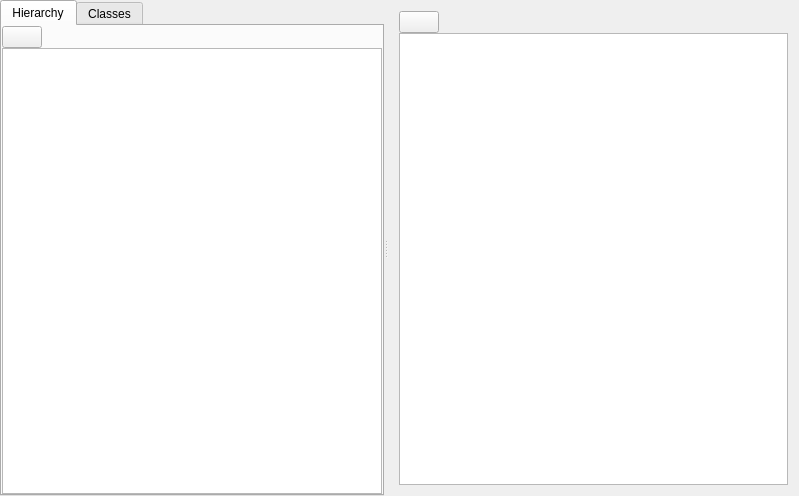
<?xml version="1.0" encoding="UTF-8"?>
<ui version="4.0">
 <class>DebugExplorerClass</class>
 <widget class="QMainWindow" name="DebugExplorerClass">
  <property name="geometry">
   <rect>
    <x>0</x>
    <y>0</y>
    <width>799</width>
    <height>496</height>
   </rect>
  </property>
  <property name="windowTitle">
   <string>DebugExplorer</string>
  </property>
  <widget class="QWidget" name="centralWidget">
   <layout class="QVBoxLayout" name="verticalLayout">
    <property name="spacing">
     <number>0</number>
    </property>
    <property name="leftMargin">
     <number>0</number>
    </property>
    <property name="topMargin">
     <number>0</number>
    </property>
    <property name="rightMargin">
     <number>0</number>
    </property>
    <property name="bottomMargin">
     <number>0</number>
    </property>
    <item>
     <widget class="QSplitter" name="splitter">
      <property name="orientation">
       <enum>Qt::Horizontal</enum>
      </property>
      <widget class="QTabWidget" name="tabWInstances">
       <property name="tabPosition">
        <enum>QTabWidget::North</enum>
       </property>
       <property name="currentIndex">
        <number>0</number>
       </property>
       <widget class="QWidget" name="tab">
        <attribute name="title">
         <string>Hierarchy</string>
        </attribute>
        <layout class="QVBoxLayout" name="verticalLayout_3">
         <property name="spacing">
          <number>0</number>
         </property>
         <property name="leftMargin">
          <number>0</number>
         </property>
         <property name="topMargin">
          <number>0</number>
         </property>
         <property name="rightMargin">
          <number>0</number>
         </property>
         <property name="bottomMargin">
          <number>0</number>
         </property>
         <item>
          <layout class="QGridLayout" name="gridLayout_3">
           <property name="spacing">
            <number>0</number>
           </property>
           <item row="0" column="0">
            <widget class="QPushButton" name="pBtnRefreshHierarchy">
             <property name="maximumSize">
              <size>
               <width>40</width>
               <height>16777215</height>
              </size>
             </property>
             <property name="text">
              <string/>
             </property>
             <property name="icon">
              <iconset resource="DebuggerUI.qrc">
               <normaloff>:/DebuggerUI/resources/refresh.png</normaloff>:/DebuggerUI/resources/refresh.png</iconset>
             </property>
            </widget>
           </item>
           <item row="0" column="1">
            <widget class="DebugFilter" name="filterHierarchy" native="true"/>
           </item>
           <item row="1" column="0" colspan="2">
            <widget class="QTreeView" name="tWHierarchy">
             <property name="alternatingRowColors">
              <bool>true</bool>
             </property>
             <attribute name="headerVisible">
              <bool>false</bool>
             </attribute>
            </widget>
           </item>
          </layout>
         </item>
        </layout>
       </widget>
       <widget class="QWidget" name="tab_2">
        <attribute name="title">
         <string>Classes</string>
        </attribute>
        <layout class="QVBoxLayout" name="verticalLayout_4">
         <property name="spacing">
          <number>0</number>
         </property>
         <property name="leftMargin">
          <number>0</number>
         </property>
         <property name="topMargin">
          <number>0</number>
         </property>
         <property name="rightMargin">
          <number>0</number>
         </property>
         <property name="bottomMargin">
          <number>0</number>
         </property>
         <item>
          <layout class="QGridLayout" name="gridLayout_2">
           <property name="spacing">
            <number>0</number>
           </property>
           <item row="0" column="0">
            <widget class="QPushButton" name="pBtnRefreshClass">
             <property name="maximumSize">
              <size>
               <width>40</width>
               <height>16777215</height>
              </size>
             </property>
             <property name="text">
              <string/>
             </property>
             <property name="icon">
              <iconset resource="DebuggerUI.qrc">
               <normaloff>:/DebuggerUI/resources/refresh.png</normaloff>:/DebuggerUI/resources/refresh.png</iconset>
             </property>
            </widget>
           </item>
           <item row="0" column="1">
            <widget class="DebugFilter" name="filterClasses" native="true"/>
           </item>
           <item row="1" column="0" colspan="2">
            <widget class="QTreeView" name="tWClasses">
             <property name="alternatingRowColors">
              <bool>true</bool>
             </property>
             <attribute name="headerVisible">
              <bool>false</bool>
             </attribute>
            </widget>
           </item>
          </layout>
         </item>
        </layout>
       </widget>
      </widget>
      <widget class="QWidget" name="layoutWidget">
       <layout class="QGridLayout" name="gridLayout">
        <property name="spacing">
         <number>0</number>
        </property>
        <item row="0" column="0">
         <widget class="QPushButton" name="pBtnRefreshProp">
          <property name="maximumSize">
           <size>
            <width>40</width>
            <height>16777215</height>
           </size>
          </property>
          <property name="text">
           <string/>
          </property>
          <property name="icon">
           <iconset resource="DebuggerUI.qrc">
            <normaloff>:/DebuggerUI/resources/refresh.png</normaloff>:/DebuggerUI/resources/refresh.png</iconset>
          </property>
         </widget>
        </item>
        <item row="0" column="1">
         <widget class="DebugFilter" name="filterProp" native="true"/>
        </item>
        <item row="1" column="0" colspan="2">
         <widget class="QTableView" name="tbProps">
          <property name="alternatingRowColors">
           <bool>true</bool>
          </property>
          <attribute name="horizontalHeaderStretchLastSection">
           <bool>true</bool>
          </attribute>
          <attribute name="verticalHeaderVisible">
           <bool>false</bool>
          </attribute>
         </widget>
        </item>
       </layout>
      </widget>
     </widget>
    </item>
   </layout>
  </widget>
 </widget>
 <layoutdefault spacing="6" margin="11"/>
 <customwidgets>
  <customwidget>
   <class>DebugFilter</class>
   <extends>QWidget</extends>
   <header>debugfilter.h</header>
   <container>1</container>
  </customwidget>
 </customwidgets>
 <resources>
  <include location="DebuggerUI.qrc"/>
 </resources>
 <connections/>
</ui>
